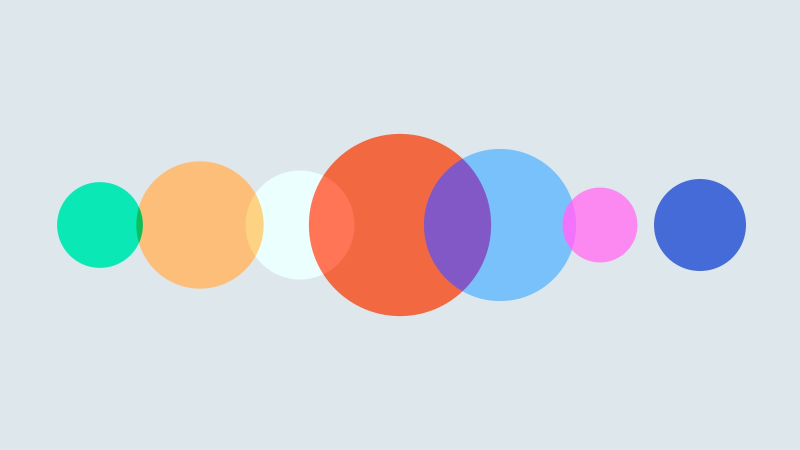
#> input picture test.jpg, 1600 x 900 px (shown at 1/2 size)
$ python python.py
#> lines starting #> are read from the running program, lines starting #| are printed output that depends on the picture; after the words box and inside, x2 and y2 are one past the last pixel; in counts of white or black regions, pixels touching at a corner belong together
"""
Author: Mohammadreza Asadi G.
"""

import sys
import cv2 as cv
import numpy as np
import datetime

def main():
    time_start = datetime.datetime.now()
    # Processes:
    image = cv.imread("test.jpg")
#> image is the input picture: shape (900, 1600, 3); mean B, G, R 221.6, 215.9, 213.8
    image_orig = image.copy()
    image_gray = cv.cvtColor(image, cv.COLOR_BGR2GRAY)
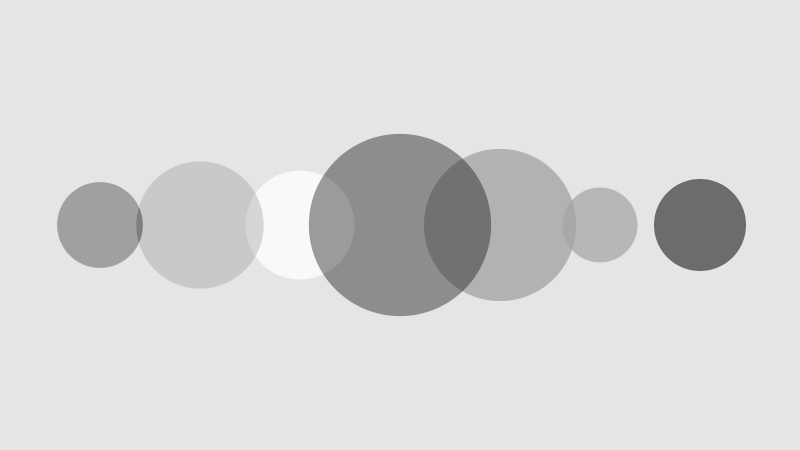
#> image_gray: shape (900, 1600) (shown at 1/2 size); min 107, max 250, mean 216
    image_edges = cv.Canny(image_gray, 50, 100)
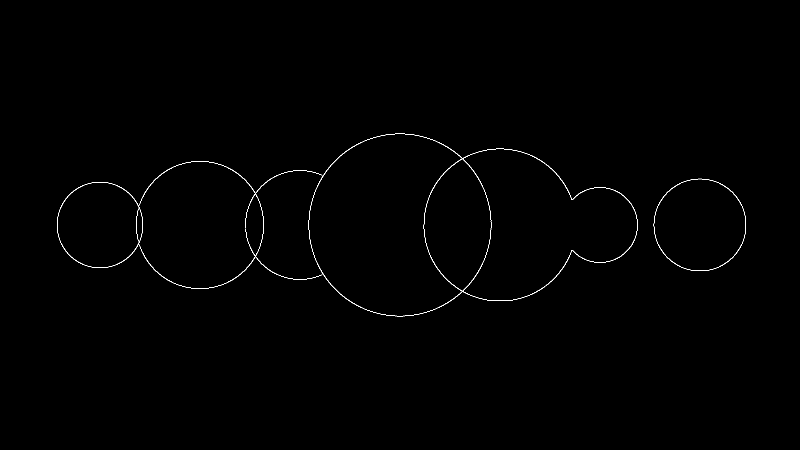
#> image_edges: shape (900, 1600) (shown at 1/2 size); 0.38% white in thin lines or dots, all inside (x1, y1, x2, y2) = (114, 267, 1492, 633)
    time_end = datetime.datetime.now()
    image_circles = imageCircles(image, image_edges)
#> in imageCircles, `circles = cv.HoughCircles(image_edges, cv.HOUGH_GRADIENT, dp=1.3, minD..`: circles = [[797.5, 450.4, 182.5], [398.4, 450.4, 127.7], [1001.6, 450.4, 152.5], [199.5, 450.4, 85.67], [1399.4, 450.4, 92.43], [597.3, 450.4, 107.8], [1200.5, 450.4, 74.23]]
#> the loop in imageCircles, `for i in circles[0, :]:` made 7 passes
#> after the loop in imageCircles, `for i in circles[0, :]:`:
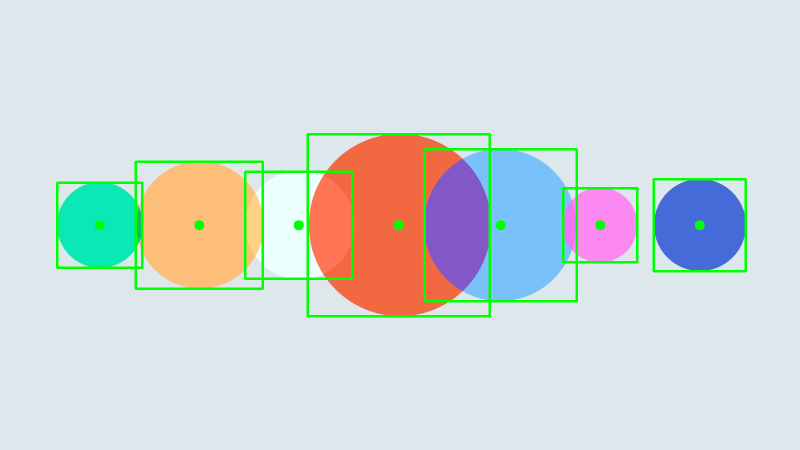
#> image_orig: shape (900, 1600, 3) (shown at 1/2 size); mean B, G, R 216.6, 217.1, 208.7
    #
    time_elapsed = time_end - time_start

    message = f"Processing time: {time_elapsed.microseconds * 10**-3} ms"
    print(message)
    image_result = np.hstack([image_orig, image_circles])
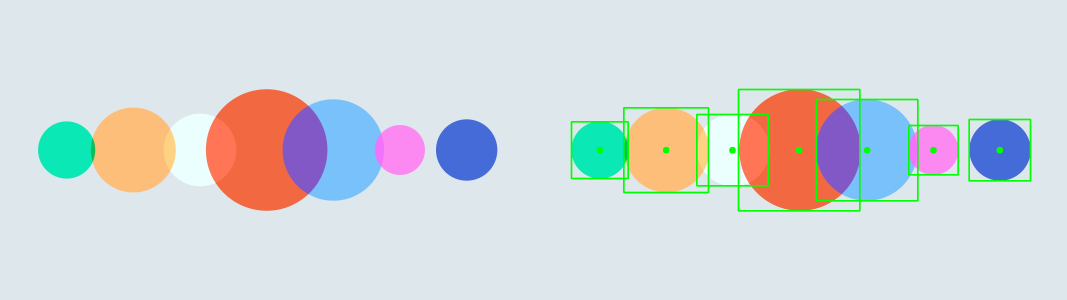
#> image_result: shape (900, 3200, 3) (shown at 1/3 size); mean B, G, R 219.1, 216.5, 211.3
    cv.putText(image_result, message, (100, 100), cv.FONT_HERSHEY_SIMPLEX, 2, (0, 255, 0), 5)
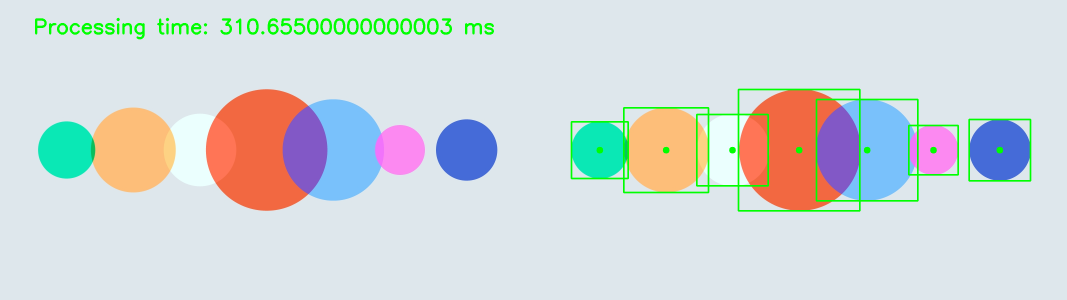
#> image_result: shape (900, 3200, 3) (shown at 1/3 size); 0.8% of pixels changed, all inside (x1, y1, x2, y2) = (105, 53, 1482, 118)
    imageShow(image_result, "Results")


def imageCircles(image_orig, image_edges):
    circles = cv.HoughCircles(image_edges, cv.HOUGH_GRADIENT, dp=1.3, minDist=60, param1=50, param2=70, minRadius=0, maxRadius=500)
    for i in circles[0, :]:
        cv.circle(image_orig, (int(i[0]), int(i[1])), 10, (0, 255, 0), -1)
        cv.rectangle(image_orig, (int(i[0])-int(i[2]), int(i[1])-int(i[2])), (int(i[0])+int(i[2]), int(i[1])+int(i[2])), (0, 255, 0), 3)
    return image_orig

def imageShow(image, window_name):
    cv.namedWindow("Image", cv.WINDOW_NORMAL); cv.setWindowTitle("Image", window_name)
    cv.moveWindow("Image", 0, 0); cv.resizeWindow("Image", image.shape[1]//2, image.shape[0]//2)
    cv.imshow("Image", image); cv.waitKey(0); cv.destroyAllWindows()

if __name__ == "__main__":
    sys.exit(main())
#> (the program exits here)
